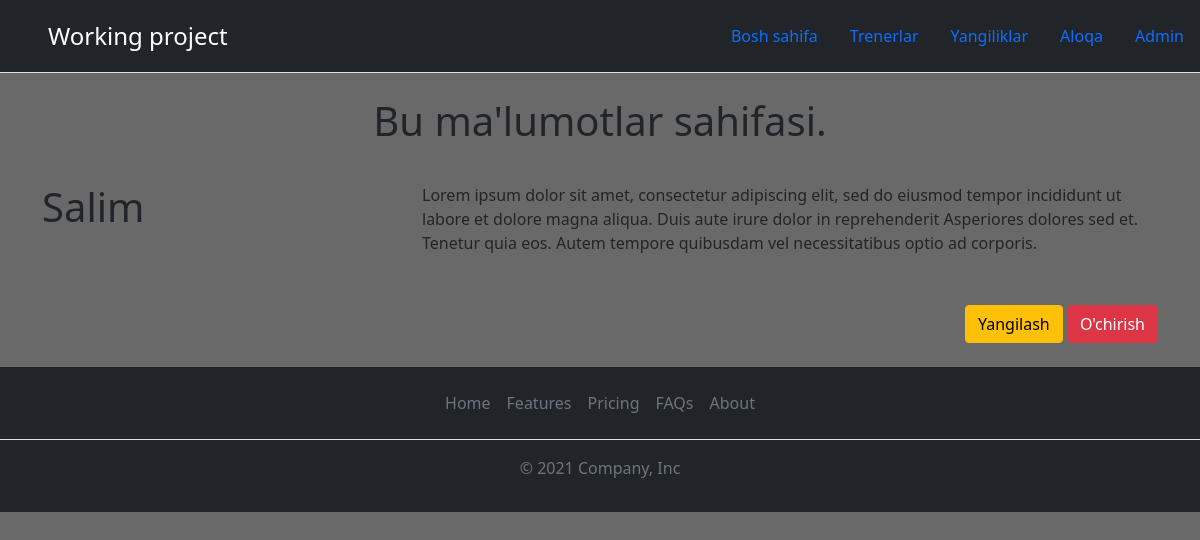
Page /leads/2/ on the committed database.
### leads/models.py (models this page shows, shortened)
class Lead(models.Model):
    familiyasi = models.CharField(max_length=20)
    ismi = models.CharField(max_length=20)
    yoshi = models.IntegerField(default=0)
    full = models.TextField()
    agent = models.ForeignKey("Agent", on_delete=models.CASCADE)

### leads/views.py (the view)
def leads_detail(request, pk):
    lead = get_object_or_404(models.Lead, id=pk)
    context = {
        "lead": lead
    }
    return render(request, "details.html", context)

### template/details.html (shortened to what this page needs)
{% extends "layout.html" %}
{% block content %}
<div class="container">
  <h1 class="text-center" style="padding-bottom: 30px;">Bu ma'lumotlar sahifasi. </h1>
  <div class="row">
    <div class="col-4">
     <h1> {{lead.failiyasi}} {{lead.ismi}}</h1>
    </div>
    <div class="col-8">
      {{lead.full}}
      <div style="float: right; padding-top: 50px;">
        <a href="/{{ lead.pk }}/update" class="btn btn-warning">Yangilash</a>
        <a href="/{{ lead.pk }}/delete" class="btn btn-danger">O'chirish</a>
      </div>
    </div>
  </div>
</div>
{% endblock content %}

### static/css/style.css (style rules this page uses)
body { background-color:dimgray; }

### rows in the picture
Lead: ismi "Salim", full "Lorem ipsum dolor sit amet, consectetur adipiscing elit, sed do eiusmod tempor incididunt ut labore et dolore magna aliqua. Duis aute irure dolor in reprehenderit Asperiores dolores sed et. Tenetur quia eos. Autem tempore quibusdam vel necessitatibus optio ad corporis."
